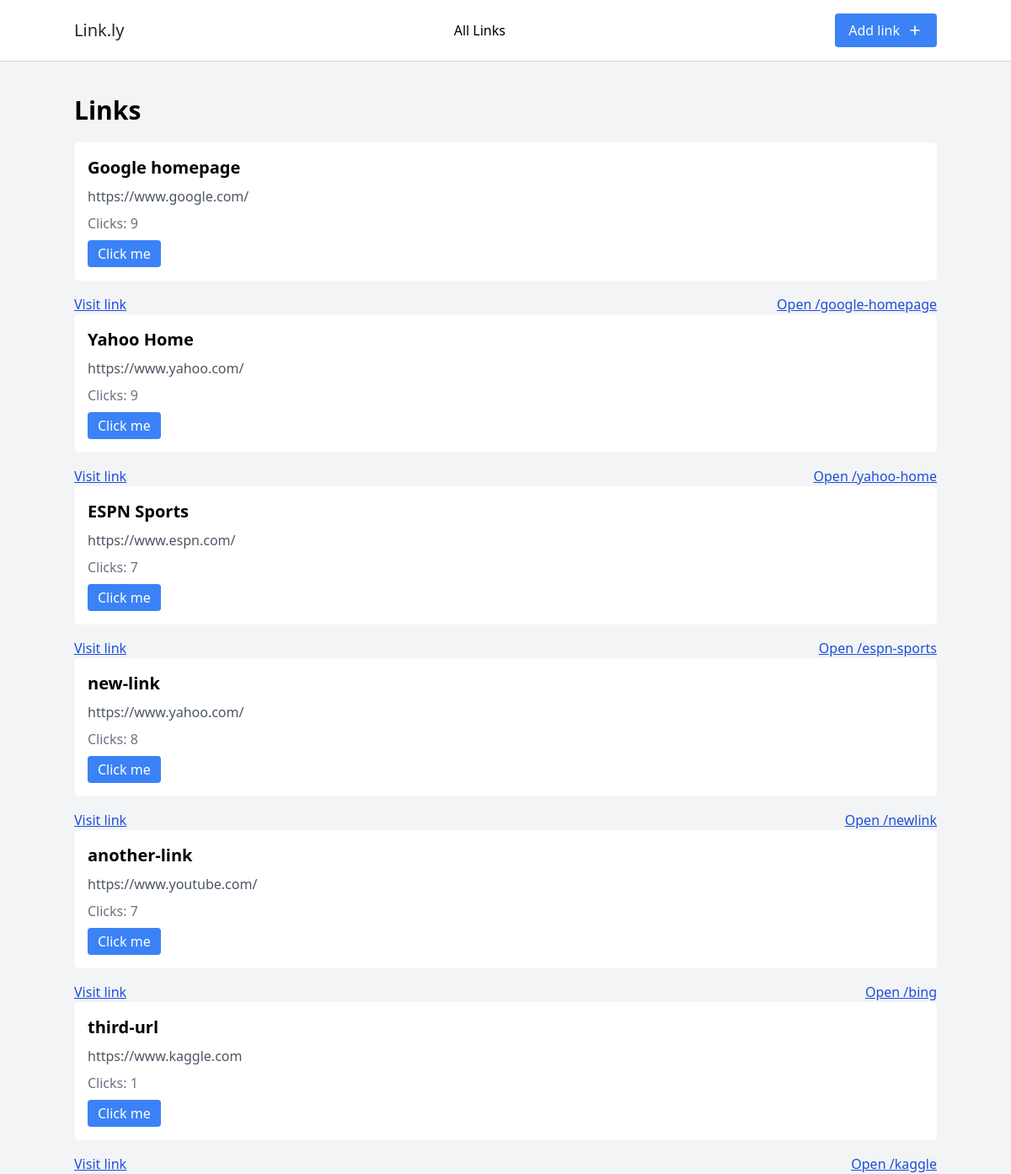
The page / on the database its author committed.
### links/models.py (models this page shows, shortened)
class Link(models.Model):
    name = models.CharField(max_length=50, unique=True)
    url = models.URLField(max_length=200)
    slug = models.SlugField(unique=True, blank=True)
    clicks = models.PositiveIntegerField(default=0)

### links/views.py (the view)
# urls.py: path('', index, name='home'),
def index(request):
    links = Link.objects.all()
    context = {
        "links":links
    }
    return render(request, 'links/index.html', context)

### links/templates/links/index.html
{% extends 'links/_base.html' %}
{% block content %}
<div class="container mx-auto mt-10">
    <h1 class="text-3xl font-semibold mb-5">Links</h1>
    {% for link in links %}
    <div class="bg-white p-4 rounded-md mb-4">
        <h2 class="text-xl font-semibold mb-2">{{ link.name }}</h2>
        <p class="text-gray-600 mb-2">{{ link.url }}</p>
        <p class="text-gray-500">Clicks: {{ link.clicks }}</p>
        <button class="bg-blue-500 text-white px-3 py-1 rounded mt-2" onclick="clickLink('{{ link.slug }}')">Click me</button>
    </div>
    <div class="flex justify-between items-center">
        <p><a class="underline text-blue-700" href="{{ link.url }}" target="_blank">Visit link</a></p>
        <p class="underline text-blue-700"><a target="_blank" href="{% url 'root-link' link.slug %}">Open /{{ link.slug }}</a></p>
    </div>
    {% endfor %}
</div>
{% endblock content %}

### links/templates/links/_base.html (shortened to what this page needs)
<!DOCTYPE html>
<html lang="en">
<head>
    <link href="https://cdn.jsdelivr.net/npm/tailwindcss@2.2.19/dist/tailwind.min.css" rel="stylesheet">
</head>
<body class="bg-gray-100 font-sans">
    <header class="bg-white border-b border-gray-300">
        <div class="container mx-auto flex flex-wrap items-center justify-between py-4">
            <a href="{% url 'home' %}" class="text-xl font-medium text-gray-800">
                Link.ly
            </a>
            <nav class="flex items-center space-x-4">
                <a href="{% url 'home' %}" class="hover:text-gray-900">All Links</a>
            </nav>
            <a href="{% url 'create-link' %}">
                <button class="inline-flex items-center bg-blue-500 text-white border-0 py-2 px-4 rounded">
                    Add link
                    <svg xmlns="http://www.w3.org/2000/svg" class="h-5 ml-2" fill="none" viewBox="0 0 24 24"
                        stroke="currentColor">
                        <path stroke-linecap="round" stroke-linejoin="round" stroke-width="2"
                            d="M12 6v6m0 0v6m0-6h6m-6 0H6"></path>
                    </svg>
                </button>
            </a>
        </div>
    </header>
    {% block content %}
    {% endblock content %}
</body>
</html>

### rows shown on the page
Link: name "Google homepage", url "https://www.google.com/", clicks "9", slug "google-homepage"
Link: name "Yahoo Home", url "https://www.yahoo.com/", clicks "9", slug "yahoo-home"
Link: name "ESPN Sports", url "https://www.espn.com/", clicks "7", slug "espn-sports"
Link: name "new-link", url "https://www.yahoo.com/", clicks "8", slug "newlink"
Link: name "another-link", url "https://www.youtube.com/", clicks "7", slug "bing"
Link: name "third-url", url "https://www.kaggle.com", clicks "1", slug "kaggle"
